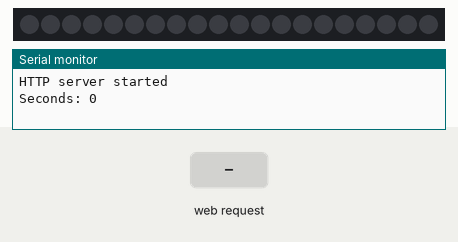
Simulated run of this sketch. Board: ESP8266 (NodeMCU). On the bench: 20 RGB LEDs in strip order, left to right, the last lines printed to the serial monitor. The test bench sets the inputs (shaded band). Dim RGB values are drawn brighter than linear; random numbers use the default seed unless the sketch sets one.

Above: at 1.2 s.
1.3 s: HTTP request GET /?power=1 received
At 1.45 s:
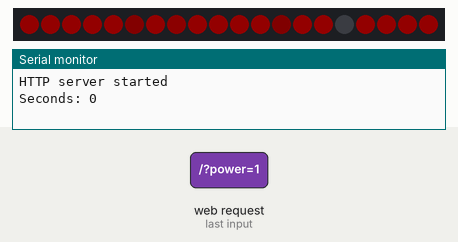
3.7 s: HTTP request GET /?color=blue received
At 3.85 s:
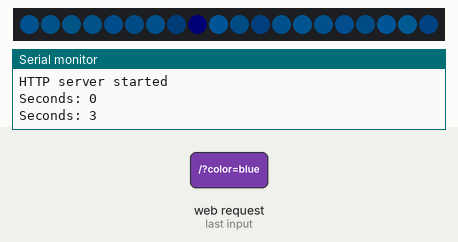
6.1 s: HTTP request GET /?color=red received
At 7.76 s:
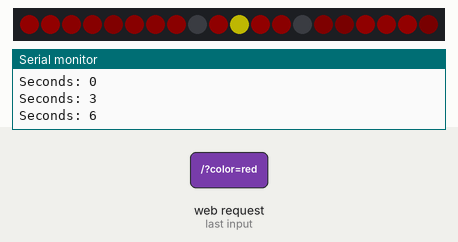
9.1 s: HTTP request GET /?power=0 received
At 10.5 s:
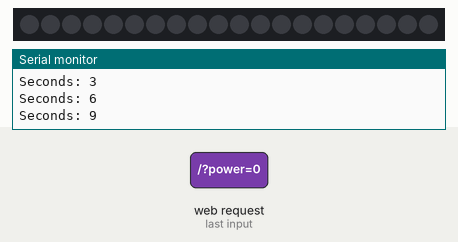
Timing chart, 0 to 11.6 s (numbered marks = the images above; inputs shaded):
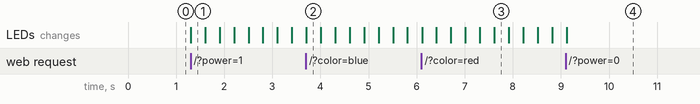

Measured:
- after the input at 1.3 s, the LEDs: change at once (image 1)

The sketch:

Medallion.ino
```cpp
//////////////////////////////////////////////////////////////////////////
// Name:       Medallion.ino
// Created:	10/2/2018 3:51:36 PM
// Author:     quarkhopper
//
// Acknowledgments
//
// The server code and root page is heavily borrowed from Stan at:
/* https://42bots.com/tutorials/esp8266-example-wi-fi-access-point-web-server-static-ip-remote-control/ */
//
// Version: 0.2.1
// 0.2.1: increased LED brightness 50 -> 80

#include <Arduino.h>
#include <Adafruit_NeoPixel.h>
#include <ESP8266WiFi.h>
#include <ESP8266WebServer.h>
#include <string>
#include "Utils.h"

#define PIXEL_PIN     2
#define NUM_PIXELS    20
#define MAX_BRIGHTNESS 80
#define DEFAULT_FADE_LO 0.00
#define DEFAULT_FADE_HI 0.25

Adafruit_NeoPixel strip = Adafruit_NeoPixel(NUM_PIXELS, PIXEL_PIN, NEO_GRB + NEO_KHZ800);

float brightness[NUM_PIXELS];
float fadeStep[NUM_PIXELS];
float fadeSpeed[NUM_PIXELS];
float fade_lo = 0.00;
float fade_hi = 0.25;
float powerPulseStep = 0.02; // hi and lo value adjustment per tick
uint8_t baseColor[3] = {255, 0, 0}; // red
uint8_t flashColor[3] = {255, 246, 5}; // bright yellow
String baseColorName = "red";

//IPAddress AP_IP(10, 10, 10, 10); // setting a static ip causes connection problems from android devices
// default ip: 192.168.4.1

const char *ssid = "PirateMedallion";
const char *password = "treasure";
ESP8266WebServer server(80);

int32_t lastAnimationTick = -10000; // do it now
uint32_t animationTickDelay = 10; // delay between frames
bool enableAnimation = false;

void DoAnimationTick() {
	if (baseColorName == "blue") {
		// special power pulsing
		fade_hi += powerPulseStep;
		fade_lo += powerPulseStep;
		if (fade_hi > 1 || fade_lo < 0) {
			powerPulseStep *= -1;
			fade_hi += 2 * powerPulseStep;
			fade_lo += 2 * powerPulseStep;
		}
	}
	else {
		fade_lo = DEFAULT_FADE_LO;
		fade_hi = DEFAULT_FADE_HI;
	}

	for (uint8_t i = 0; i < NUM_PIXELS; i++) {
		uint8_t pixelColor[3];
		if (!random(255)) { // random chance of a flash
			pixelColor[0] = flashColor[0];
			pixelColor[1] = flashColor[1];
			pixelColor[2] = flashColor[2];
			brightness[i] = 1;
		}
		else {
			pixelColor[0] = baseColor[0];
			pixelColor[1] = baseColor[1];
			pixelColor[2] = baseColor[2];
			brightness[i] += fadeStep[i];
			if ( brightness[i] > fade_hi) {
				fadeStep[i] = float(random(1, 25))/255;
				fadeStep[i] *= -1;
				brightness[i] = fade_hi;
			}
			else if (brightness[i] < fade_lo) {
				fadeStep[i] = float(random(1, 25))/255;
				brightness[i] = fade_lo;
			}
		}
		strip.setPixelColor(i, GetFinalColor(pixelColor, brightness[i]));
	}
	strip.show();
	lastAnimationTick = millis();
}

uint32_t GetFinalColor(uint8_t* tupleColor, float brightness) {
	return Utils::GetRGB(tupleColor[0] * brightness,
	tupleColor[1] * brightness,
	tupleColor[2] * brightness);
}

void clearStrip() {
	for (uint8_t i = 0; i < NUM_PIXELS; i++) {
		strip.setPixelColor(i, 0x000000);
	}
	strip.show();
}

void handleRoot() {
	String powerArg = server.arg("power");
	String colorArg = server.arg("color");
	if (powerArg != "") {
		if (powerArg.toInt() == 1) enableAnimation = true;
		else enableAnimation = false;
	}
	else if (colorArg != "") {

	}

	if (colorArg == "blue") {
		baseColorName = "blue";
		baseColor[0] = 0; //56;
		baseColor[1] = 150; //172;
		baseColor[2] = 255;
	}
	else if (colorArg == "red") {
		baseColorName = "red";
		baseColor[0] = 255;
		baseColor[1] = 0;
		baseColor[2] = 0;
	}

	if (!enableAnimation) clearStrip();

	char PowerToggleText[80];
	char ColorToggleText[80];

	if (enableAnimation) strcpy(PowerToggleText, "Power is on. <a href=\"/?power=0\">Turn it OFF</a>");
	else strcpy(PowerToggleText, "Power is off. <a href=\"/?power=1\">Turn it ON</a>");
	if (baseColor[0] == 255) strcpy(ColorToggleText, "Color is red. <a href=\"/?color=blue\">Turn it BLUE</a>");
	else strcpy(ColorToggleText, "Color is blue. <a href=\"/?color=red\">Turn it RED</a>");


	char html[1000];
	snprintf(html, 1000,
	"<html>\
	<head>\
	<meta http-equiv='refresh' content='10'/>\
	<title>PirateFX Pirate Medallion</title>\
	<style>\
	body { background-color: #cccccc; font-family: Arial, Helvetica, Sans-Serif; font-size: 1.5em; Color: #000000; }\
	h1 { Color: #AA0000; }\
	</style>\
	</head>\
	<body>\
	<h1>Pirate Medallion Master Control</h1>\
	<p>%s<p>\
	<p>%s<p>\
	<p>This page refreshes every 10 seconds. Click <a href=\"javascript:window.location.reload();\">here</a> to refresh the page now.</p>\
	</body>\
	</html>",
	PowerToggleText,
	ColorToggleText);
	server.send (200, "text/html", html);
}

void setup() {
	ESP.eraseConfig();

	randomSeed(RANDOM_REG32);

	Serial.begin(57600);
	Serial.printf("\n\n\n");

	WiFi.mode(WIFI_AP_STA);

	//WiFi.softAPConfig(AP_IP, AP_IP, IPAddress(255,555,555,0)); // Unfortunately this prevents android from connecting

	WiFi.softAP(ssid, password);
	//	WiFi.setPhyMode(WIFI_PHY_MODE_11G);

	server.on("/", handleRoot);
	server.on("/?power=1", handleRoot);
	server.on("/?power=0", handleRoot);
	server.on("/?color=red", handleRoot);
	server.on("/?color=blue", handleRoot);


	server.begin();
	Serial.println("HTTP server started");

	strip.setBrightness(MAX_BRIGHTNESS);
	strip.begin();

	clearStrip();
	for (uint8_t i = 0; i < NUM_PIXELS; i++) {
		brightness[i] = float(random(256))/255; // 0 to 1
		fadeStep[i] = float(random(1,25))/255 * (!random(2) ? -1 : 1);
	}
}

int32_t lastDebugOutput = -10000;
uint32_t debugDelay = 3000;

void loop() {
	if (enableAnimation && millis() - lastAnimationTick > animationTickDelay) {
		DoAnimationTick();
	}

	server.handleClient();

	if (millis() - lastDebugOutput > debugDelay) {
		Serial.printf("Seconds: %i\n", int(millis() / 1000));
		WiFi.printDiag(Serial);
		Serial.printf("\n\n");
		lastDebugOutput = millis();
	}
}
```

Utils.cpp
```cpp
/*
 * Utils.cpp
 *
 * Created: 9/25/2018 6:03:01 PM
 *  Author: quark
 */
 #include "Utils.h"

bool Utils::DoRandomly(uint8_t freq) {
	if (freq == 255) return true;
	else if (freq == 0) return false;
	return random(255) <= freq;
}

uint32_t Utils::GetRandomAngleColor(int resolution) {
	return Utils::GetAngleColor(((2*PI)/resolution) * random(resolution));
}

uint32_t Utils::GetAngleColor(float angle) {
	return Utils::GetRGB(
	cos(angle) * 255,
	cos(angle - ((2*PI)/3)) * 255,
	cos(angle - ((4*PI)/3)) * 255);
}

uint32_t Utils::GetRGB(uint8_t red, uint8_t green, uint8_t blue) {
	return (red << 16) + (green << 8) + blue;
}
```

Utils.h
```cpp
/*
 * Utils.h
 *
 * Created: 9/25/2018 12:02:10 AM
 *  Author: quark
 */
 #include <Arduino.h>

#ifndef UTILS_H_
#define UTILS_H_

class Utils
{
	public:
	static bool DoRandomly(uint8_t frequency);
	static uint32_t GetRandomAngleColor(int resolution);
	static uint32_t GetAngleColor(float angle);
	static uint32_t GetRGB(uint8_t red, uint8_t green, uint8_t blue);

	private:
	Utils() {} // static, can't construct
};


#endif /* UTILS_H_ */
```
